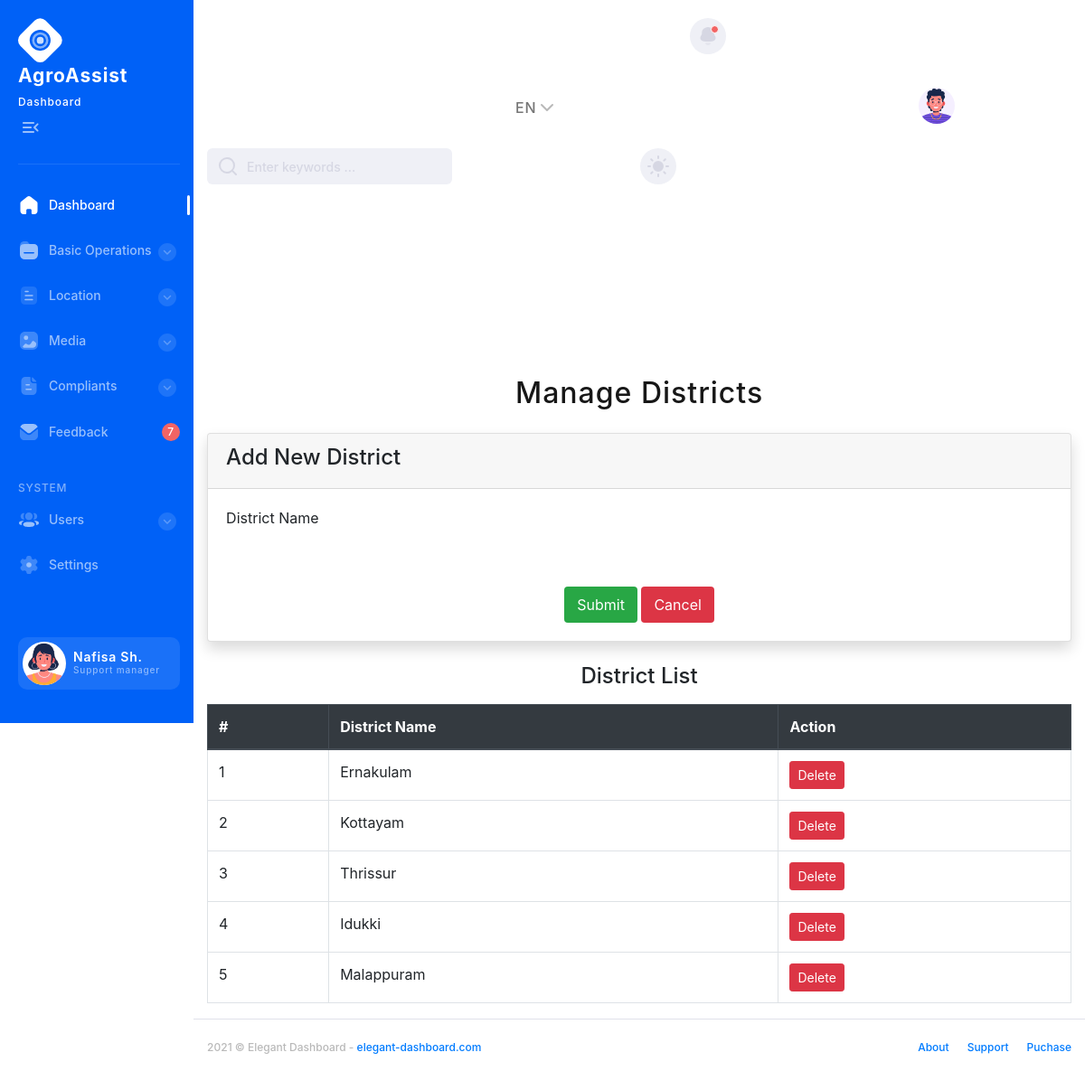
Page /Project/Admin/District.php on the committed database.
### tables this page shows
CREATE TABLE `tbl_district` (
  `district_id` int(11) NOT NULL,
  `district_name` varchar(60) NOT NULL
);

### Project/Admin/District.php (the view, shortened to what this page needs)
<?php
include("Head.php");
include("../Assets/Connection/Connection.php");
?>
<!DOCTYPE html>
<html lang="en">
<head>
    <link href="https://stackpath.bootstrapcdn.com/bootstrap/4.5.2/css/bootstrap.min.css" rel="stylesheet">
</head>
<body>
<div class="container my-5">
    <h2 class="text-center mb-4">Manage Districts</h2>
    <div class="card shadow mb-4">
        <div class="card-header">
            <h4>Add New District</h4>
        </div>
        <div class="card-body">
            <form id="form1" name="form1" method="post" action="">
                <div class="form-group">
                    <label for="txt_district">District Name</label>
                    <input type="text" name="txt_district" id="txt_district" class="form-control" required/>
                </div>
                <div class="text-center">
                    <input type="submit" name="btn_submit" id="btn_submit" value="Submit" class="btn btn-success" />
                    <input type="reset" name="txt_cancel" id="txt_cancel" value="Cancel" class="btn btn-danger" />
                </div>
            </form>
        </div>
    </div>
    <h4 class="text-center mb-3">District List</h4>
    <table class="table table-bordered table-hover">
        <thead class="thead-dark">
            <tr>
                <th>#</th>
                <th>District Name</th>
                <th>Action</th>
            </tr>
        </thead>
        <tbody>
        <?php
        $i = 0;
        $selQry = "SELECT * FROM tbl_district";
        $result = $Con->query($selQry);
        while($data = $result->fetch_assoc()) {
            $i++;
        ?>
            <tr>
                <td><?php echo $i; ?></td>
                <td><?php echo $data['district_name']; ?></td>
                <td>
                    <a href="District.php?did=<?php echo $data['district_id']; ?>" class="btn btn-danger btn-sm">Delete</a>
                </td>
            </tr>
        <?php
        }
        ?>
        </tbody>
    </table>
</div>
<?php
include("Foot.php");
?>
</body>
</html>

### rows in the picture
tbl_district: district_name "Ernakulam"
tbl_district: district_name "Kottayam"
tbl_district: district_name "Thrissur"
tbl_district: district_name "Idukki"
tbl_district: district_name "Malappuram"
